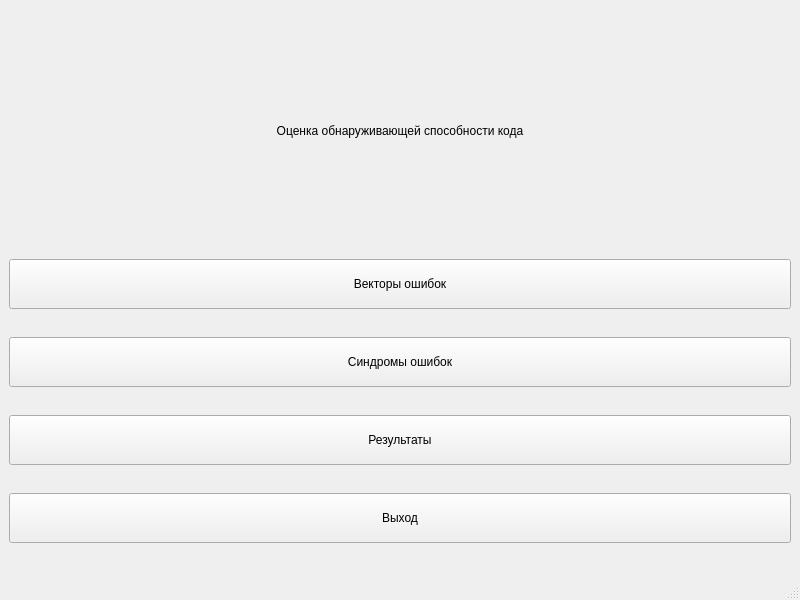
<?xml version="1.0" encoding="UTF-8"?>
<ui version="4.0">
 <class>MainWindow</class>
 <widget class="QMainWindow" name="MainWindow">
  <property name="geometry">
   <rect>
    <x>0</x>
    <y>0</y>
    <width>800</width>
    <height>600</height>
   </rect>
  </property>
  <property name="windowTitle">
   <string>MainWindow</string>
  </property>
  <widget class="QWidget" name="centralwidget">
   <layout class="QVBoxLayout" name="verticalLayout">
    <item>
     <widget class="QLabel" name="title_label">
      <property name="maximumSize">
       <size>
        <width>16777215</width>
        <height>200</height>
       </size>
      </property>
      <property name="text">
       <string>Оценка обнаруживающей способности кода</string>
      </property>
      <property name="alignment">
       <set>Qt::AlignCenter</set>
      </property>
     </widget>
    </item>
    <item>
     <widget class="QPushButton" name="errors">
      <property name="minimumSize">
       <size>
        <width>0</width>
        <height>50</height>
       </size>
      </property>
      <property name="text">
       <string>Векторы ошибок</string>
      </property>
     </widget>
    </item>
    <item>
     <widget class="QPushButton" name="syndromes">
      <property name="minimumSize">
       <size>
        <width>0</width>
        <height>50</height>
       </size>
      </property>
      <property name="text">
       <string>Синдромы ошибок</string>
      </property>
     </widget>
    </item>
    <item>
     <widget class="QPushButton" name="results">
      <property name="minimumSize">
       <size>
        <width>0</width>
        <height>50</height>
       </size>
      </property>
      <property name="text">
       <string>Результаты</string>
      </property>
     </widget>
    </item>
    <item>
     <widget class="QPushButton" name="exit">
      <property name="minimumSize">
       <size>
        <width>0</width>
        <height>50</height>
       </size>
      </property>
      <property name="text">
       <string>Выход</string>
      </property>
     </widget>
    </item>
   </layout>
  </widget>
  <widget class="QMenuBar" name="menubar">
   <property name="geometry">
    <rect>
     <x>0</x>
     <y>0</y>
     <width>800</width>
     <height>22</height>
    </rect>
   </property>
  </widget>
  <widget class="QStatusBar" name="statusbar"/>
 </widget>
 <resources/>
 <connections/>
</ui>
